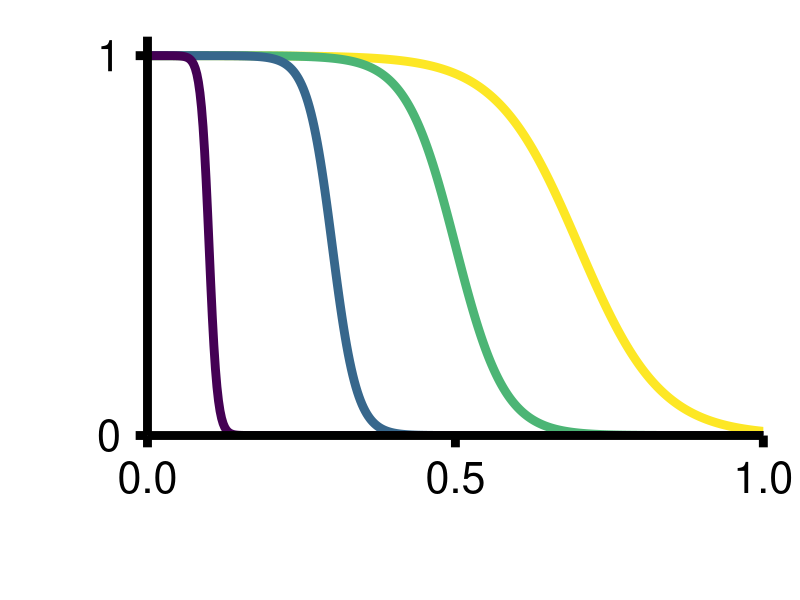
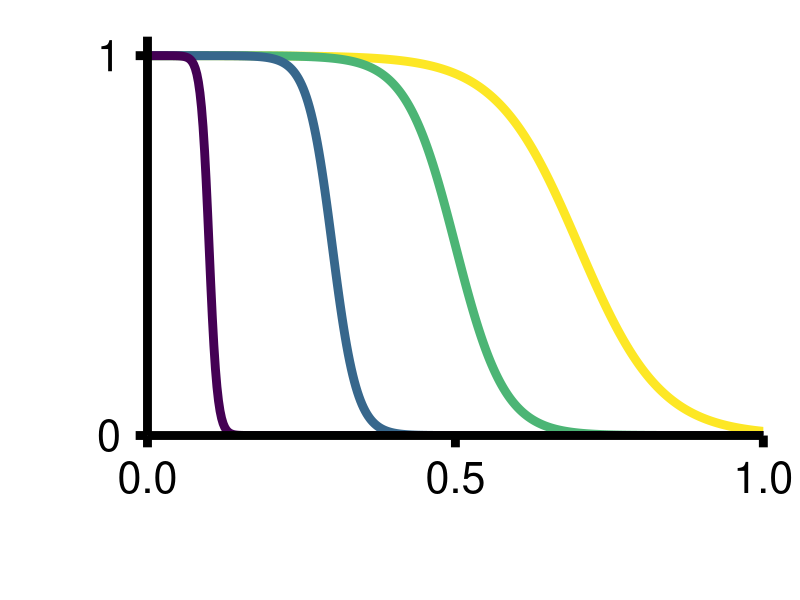

The R script that drew these images, in order:
library(ggplot2)
library(dplyr)
library(tidyr)
library(viridis)
library(purrr)

# === Parameters ===
params <- tibble(
  Ri_over_S = c(0.1, 0.3, 0.5, 0.7),
  Z         = rev(c(15,   25,   50,  150))
)
b0 <- 0  # baseline threshold location; set to 0 so threshold ~ Ri_over_S

# === Generate data for H(x) ===
df <- pmap_dfr(params, function(Ri_over_S, Z) {
  x <- seq(0, 1, length.out = 400)
  tibble(
    x = x,
    Ri_over_S = Ri_over_S,
    Z = Z,
    H = 1 / (1 + exp(-Z * (b0 + Ri_over_S - x)))
  )
})
df <- df %>% arrange(desc(Ri_over_S))
# === Plot ===
ggplot(df, aes(x = x, y = H, group = rev(Ri_over_S), color = Ri_over_S)) +
  geom_line(linewidth = 3.0) +
  scale_color_viridis_c(option = "D") +
  scale_x_continuous(breaks = c(0, 0.5, 1), limits = c(0, 1), expand = c(0, 0)) +
  scale_y_continuous(breaks = c(0, 1), limits = c(0, 1.05), expand = c(0, 0)) +
  labs(x = " ", y = " ") +
  theme_minimal(base_size = 53) +
  theme(
    legend.position = "none",
    panel.grid = element_blank(),
    panel.border = element_blank(),
    axis.line.x = element_line(color = "black", linewidth = 3),
    axis.line.y = element_line(color = "black", linewidth = 3),
    axis.ticks = element_line(color = "black", linewidth = 3),
    axis.ticks.length = unit(0.3, "cm"),
    axis.text = element_text(size = 31, color = "black"),
    axis.title = element_text(size = 32, color = "black")
  )

# === Save as SVG ===
ggsave("tolerance_fecundity_Hx.svg", width = 5*3.5/1.65, height = 5*1.5/1.65, dpi = 300)
